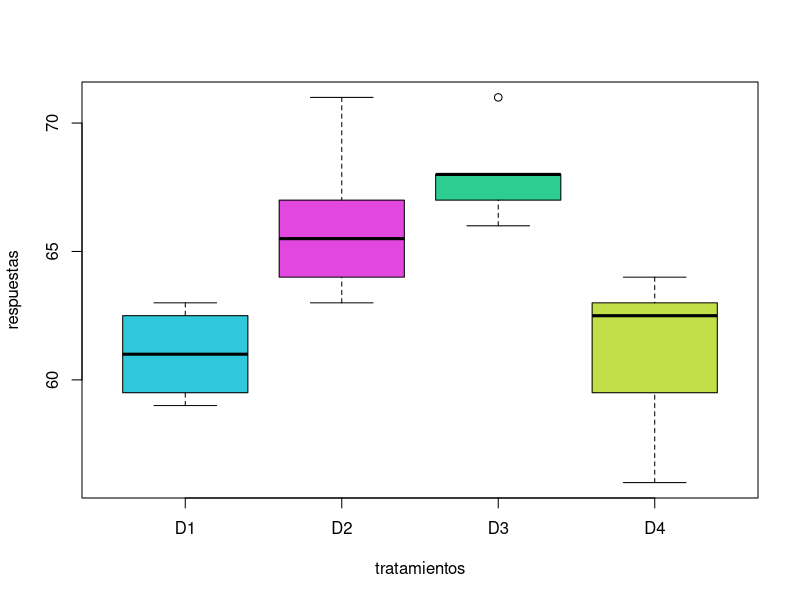
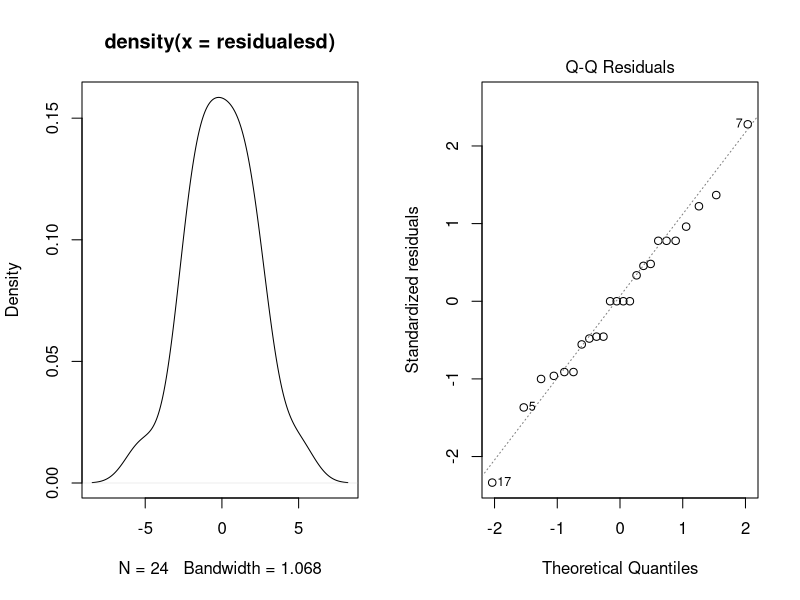
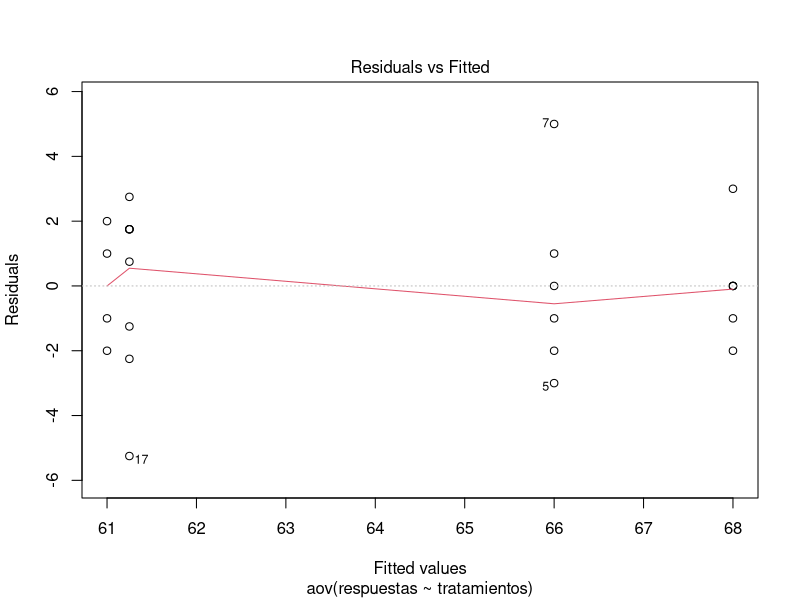
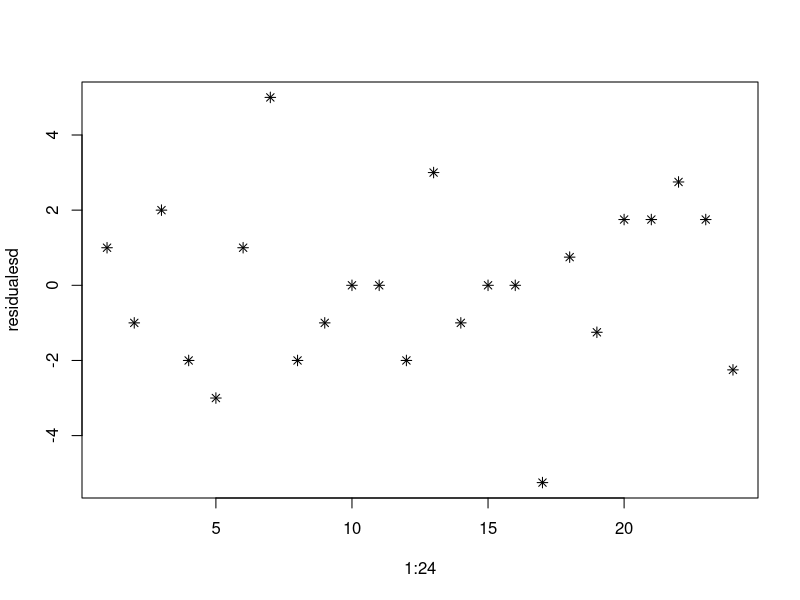

Reproduce these figures in R, in order.
#Para comparar cuatro dietas D 1 , D 2 , D 3 y D 4 , respecto a su influencia
#en el tiempo de coagulación de la sangre, se seleccionaron 24 animales y
#cada un recibió aleatoriamente una de las dietas. Los datos se muestran a
#continuación

#Hacer un diseño totalmente aleotarizado y Annova para comprobar hipotesis

# D1 = {61, 60, 63, 59} - 4 animales
# D2 = {63, 67, 71, 64, 65, 66} - 6 animales
# D3 = {68, 66, 71, 67, 68, 68} - 6 animales
# D4 = {56, 62, 60, 63, 63, 64, 63, 59} - 8 animales

#El diseño completamente aleorizado permite asignar de forma aleaotoria un tratamiento y evitar el sesgo de asignacion
#sesgo de asignacion.


tratamientos=rep(c("D1","D2","D3","D4"),c(4,6,6,8)) # c(4,6,6,8) indica el numero de animales que se aplico la dieta
tratamientos
#aplicando la funcion rep que sirve para repetir elementos de un vector por ejemplo D1 se repite 4 veces, D2 se repite 6 veces
#asi sucesivamente es decir obtenido un vector: "D1" "D1" "D1" "D1" "D2" "D2" "D2" "D2" "D2" "D2" "D3" "D3" 
# "D3" "D3" "D3" "D3" "D4" "D4" "D4" "D4" "D4" "D4" "D4" "D4" es cual se empareja con la variable respuesta

length(tratamientos) #Para indicar el numero de datos coompilados en la tablas, ademas para ver si el comando esta bien 

respuestas= c(62,60,63,59,
              63,67,71,64,65,66,
              68,66,71,67,68,68,
              56,62,60,63,63,64,63,59) #Los datos son separados para que se vean ordenados
length(respuestas)
datosdietas=data.frame(tratamientos,respuestas) #crear un marco de datos en una tabla donde se relaciona tratamientos y respuestas
datosdietas #ver en una tabla la relacion de datos de tratamientos y respuestas
attach(datosdietas) #Adjuntar datos al entorno de trabajo en R, esto hacer que la variable del marco de trabajo son accesibles por su
#nombre, estas variables se entiende como columnas para esta caso son las variable llamadas "tratamientos" y "respuestas"

boxplot(respuestas~tratamientos,data=datosdietas, col=c("#30C9DB","#E247E0","#2DCC90","#C2DE48")) #crear diagrama de caja
#que muestra la distribucion de datos en cuartiles
#como interpretar un boxplot

#La linea central representa la mediana, es decir el valor medio cuando los datos se ordenar de
#forma ascendente
#cuartiles - dividen los datos en 4 parte cada una con el 25%, donde debajo de la mediana de encuentra el cuartil uno que es el
#mediana de los datos debajo de la linea central
# ejemplo: datos = 3, 5, 6, 7, 9, 12 y 15 donde el cualtil 1 es 5 ya que es la mediana de los datos debajo de linea central (3, 5, 6)
#cuartil 2 es la linea central, cuartil 3 es la mediana de los datos arriba de linea central (9, 12, 15)

#informacion que nos da un boxplot: 1. identificación de la tendencia central y la dispersión  es decir ver donde se 
#concentran los datos y como se dispersan estos. 2. también permite identificar valores que estan fuera de la tendencia de los 
#datos, 3. comparación de distintos tratamientos y como se distribuye sus datos

#ANOVA - Analisis de Varianza es utilizada para evaluar si hay diferencias significativas de las medias
#entre varios grupos en esta caso son en las dietas como afectan el tiempo de coagulación, para esto se plantea
#dos hipotesis, la hipotesis nula donde no existen diferencias significativas de medias en los grupos y la hipotesis
#alternativa donde existen diferencias entre la medias de los grupos, al final obtenemos el valor F el cual nos indica si
#la variabilidad entre los grupos grupos es significativa respecto a la variabilidad dentro del grupo
# F = SSG/SSE donde SSG representa la variabilidad entre grupos (respecto a la media de todos los datos) y 
#SSE representa la variabilidad dentro del grupo (respecto a la media de cada grupo). Si F es alta
#esto quiere decir que la variabilidad es mayor entre grupos que dentro de estos
# La variabilidad se mide como la suma de cuadrados respecto a la media \[ SST = \sum_{i=1}^{n} (x_i - \bar{x})^2 \]

modelodietas=aov(respuestas~tratamientos,data=datosdietas)
summary(modelodietas)

#SUPUESTOS -diagnosticos
residualesd=residuals(modelodietas) #calcula la diferencia entre el modelo de regresión y los datos reales 
# Residuo = datos real - datos predicho por la regresion el cual viene del ANOVA, esto sirve para saber si existe
#un distribucion normal en tal caso los residuos son pequeños y evaluar aleatoridad
residualesd

#Es prime supuesto que se va evaluar es Normalidad, esto se hara por medio de 
#graficos de densidad y Q-Q plot

#Gráficos
par(mfrow=c(1,2))#División plano: Esto permite mostrar en la ventana grafica los dos graficos
plot(density(residualesd)) #Este es primer grafico que se muestra y es la densidad de residuos esta debe ser
#de una forma de campana simetrica 
plot(modelodietas,which=2) #Grafico cuantil cuantil, which = 2 indica para evaluar la normalidad de los residuos
#para q-q plot, donde el eje y indica los residuos reales y eje x los residuos teoricos, si muchos puntos forman una
#linea recta en la diagonal entonces existe un distribución normal de los datos, pero en caso contrario formando por ejemplo 
#un arco, un tendencia exponencial hacia arriba no normalidad no es buena o no existe 
#(ver https://www.statology.org/qq-plot-interpretation/)


#Los graficos ayudan en la conclusión del anova, sin embargo hace falta una prueba de hipotesis
dev.off() #cerrar graficos creados para dejar limpio la seccion de graficos

#Prueba de normalidad
resultado_test <- shapiro.test(residualesd) #esta prueba nos devuelve un p valor para evaluar normalidad de un modelo anova
#para este caso la hipotesis nula es que la modelo tiene un distribucion normal 
#se acepta la hipotesis nula cuando p-valor es mayor que el nivel se significancia en caso contrario
#se rechaza la hipotesis nula y no existe normalidad

#obtener p-valor
p_valor <- resultado_test$p.value
p_valor

#vamos a ver si acepta o se rechaza la hipotesis nula

if(p_valor >= 0.05) {
  print("Se acepta la hipotesis nula, entonces existe normalidad en el modelo")
} else {
  print("Se rechaza la hipotesis nula, entonces no existe normalidad")
}

#para esta caso para aceptar la hipotesis de normalidad el p valor debe ser
#mayor al nivel de significancia es decir a 0.05  

#nivel de significancia es el umbral para aceptar o rechazar la hipotesis nula

#No rechazo H, acepto H la cual es que existe normalidad
#Hay normalidad ya que  p-value = 0.9582 es mayor al nivel de significancia 


#Supuesto de Homocedasticidad
#Gráfico
plot(modelodietas,which=1) #the argumento "which = 1" indica que se evaluara homocedasticidad
#El concepto de homocedasticidad es la suposicion donde los errores de un modelo estadistico es constante en la
#variable independiente, por ende no existen variaciones de errores en la variable independiente es decir se 
#tiene la mismo precision en las medidas
#Nos da la precision del modelo de normalidad, es decir que el modelo puede ser apto para tratar estos
#datos y que sus resultados sean viables y la conclusiones obtenidas por el modelo sean validas

#Ejemplos: si esta fabricando cintas metricas cada cinta metrica debe tener la misma precision para sus mediciones
#para asi tener cintas metricas se obtenga resultados confiables.

#Ejemplo: Imagina que quieres estimar con un modelo matematico cuanto tiempo te tomaria llegar en auto a tu destino
#si la viriabilidad de la estimaciones del modelo y la realidad es constante en cualquier punto entonces existe
#homocedasticidad y el modelo es confiable para predicir cuanto tiempo te llevara ir a un lugar pero si la variabilidad
#de estimaciones es variable en distintos puntos entonces el modelo no es confiable en sus prediciones


#No hay embudos, se debe observar un patron aleatorio y no en forma de embudo (cuando lo residuos se estrechan o se amplia a partir
#de aumento de valores), debe existir una distribucion homogenea de errores son patrones, los patrones indican sesgos
#embudos es cuando los residuos son mas pequeños en el centro y mas grande a los lados, esto indicaria
#que la variacion de residuos no es constante los cual viola la homocedasticidad, ya que idealmente
#debe hacer una distribucion uniforme y aleatoria esto indica que los errores son constantes pero si existe
#un patron entonces quiere decir que la variabilidad de errores no es constante y no hay homocedasticidad

#install.packages("car")

#Test de Bartlett
prueba_bartlett <- bartlett.test(respuestas~tratamientos,data=datosdietas) #mira varibilidad de los datos en sus varianzas de varios grupos
#de datos, aqui la hipotesis nula es que la varianza de los grupos son iguales, recordar que la varianza mide la dispersion de los 
#datos

#Si el valor p es mayor que el nivel de significancia (generalmente 0.05), no hay suficiente evidencia para rechazar la hipótesis nula. 
#Esto sugiere que las varianzas de los grupos son iguales y que se cumple la homocedasticidad en el análisis de regresión.

p_valor_b = prueba_bartlett$p.value

if(p_valor_b >= 0.05){
  print("Existe homocedasticidad, varianzas de los dietas similares")
} else {
  print("No existe homocedasticidad, varianzas son diferentes")
}

#p valor indica la probalidad de la hipotesis

#si el p valor es menor al nivel de significancia 0.05 entonces se rechaza la hipotesis nula y se considera que existe una diferencia
#significatica entre la varianza en caso contrario se acepta la hipotesis nula por lo cual se concluye las varianzas entre los 
#grupos son iguales

#Hay homocedasticidad, no rechazo H

#Independencia (Supuesto)
plot(1:24,residualesd,pch=8)

#Interpretacion anova
#los tratamientos o las dietas si tienen efecto en la variable respuesta que es el tiempo de coagulación 
